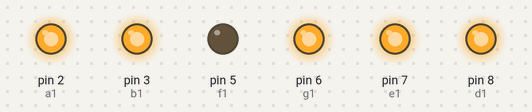
This sketch was run on a simulated Arduino Uno, built with avr-gcc and run on an emulated ATmega328P. On the bench: output pins drawn as LEDs (lit = HIGH). Random numbers use the default seed unless the sketch sets one; pins used as bus, display or sensor lines are not drawn.

Above: at 0.3 s.
At 0.8 s:
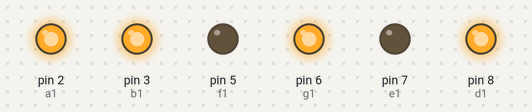
At 1.3 s:
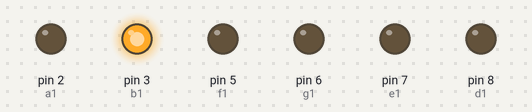
At 14.1 s:
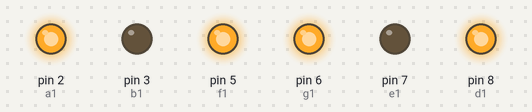
At 20.6 s:
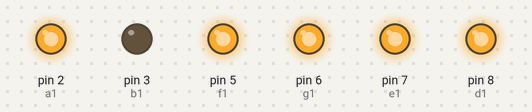
At 38.1 s:
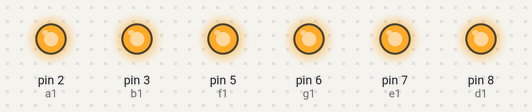
Timing chart, 0 to 40.0 s (numbered marks = the images above):
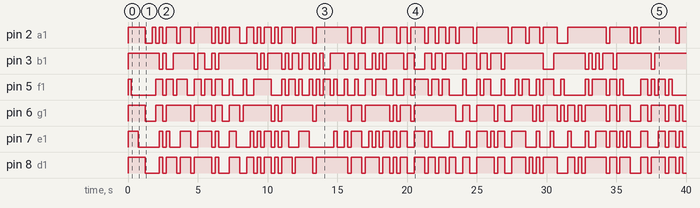

Measured:
- by itself, pin 2 (a1): LOW → HIGH at 0.00 s, → LOW 1.3 s later, → HIGH 0.50 s later, → LOW 0.25 s later, … (67 changes in this stretch)
- by itself, pin 3 (b1): LOW → HIGH at 0.00 s, → LOW 2.3 s later, → HIGH 0.25 s later, → LOW 0.25 s later, … (65 changes in this stretch)
- by itself, pin 5 (f1): LOW → HIGH at 0.00 s, → LOW 0.25 s later, → HIGH 1.8 s later, → LOW 0.50 s later, … (86 changes in this stretch)
- by itself, pin 6 (g1): LOW → HIGH at 0.00 s, → LOW 1.3 s later, → HIGH 0.75 s later, → LOW 0.50 s later, … (62 changes in this stretch)
- by itself, pin 7 (e1): LOW → HIGH at 0.00 s, → LOW 0.75 s later, → HIGH 1.5 s later, → LOW 0.25 s later, … (82 changes in this stretch)
- by itself, pin 8 (d1): LOW → HIGH at 0.00 s, → LOW 1.3 s later, → HIGH 1.0 s later, → LOW 0.25 s later, … (78 changes in this stretch)

The sketch:

display.ino
```cpp
#define a1 2
#define f1 5
#define g1 6
#define e1 7
#define d1 8
#define b1 3
#define c1 4
void setup()
{
    pinMode(a1, OUTPUT);
    pinMode(b1, OUTPUT);
    pinMode(c1, OUTPUT);
    pinMode(d1, OUTPUT);
    pinMode(e1, OUTPUT);
    pinMode(f1, OUTPUT);
    pinMode(g1, OUTPUT);
}
void loop() {
    number(random(1,9));
   delay(250);

}

void number(int number) {
    switch (number)
    {
    case 0:
        digitalWrite(a1, HIGH);
        digitalWrite(b1, HIGH);
        digitalWrite(c1, HIGH);
        digitalWrite(d1, HIGH);
        digitalWrite(e1, HIGH);
        digitalWrite(f1, HIGH);
        digitalWrite(g1, LOW);
    break;
    case 1:
        digitalWrite(a1, LOW);
        digitalWrite(b1, HIGH);
        digitalWrite(c1, HIGH);
        digitalWrite(d1, LOW);
        digitalWrite(e1, LOW);
        digitalWrite(f1, LOW);
        digitalWrite(g1, LOW);

    break;
    case 2:
        digitalWrite(a1, HIGH);
        digitalWrite(b1, HIGH);
        digitalWrite(c1, LOW);
        digitalWrite(d1, HIGH);
        digitalWrite(e1, HIGH);
        digitalWrite(f1, LOW);
        digitalWrite(g1, HIGH);

    break;
    case 3:
        digitalWrite(a1, HIGH);
        digitalWrite(b1, HIGH);
        digitalWrite(c1, HIGH);
        digitalWrite(d1, HIGH);
        digitalWrite(e1, LOW);
        digitalWrite(f1, LOW);
        digitalWrite(g1, HIGH);

    break;
    case 4:
    digitalWrite(a1, LOW);
        digitalWrite(b1, HIGH);
        digitalWrite(c1, HIGH);
        digitalWrite(d1, LOW);
        digitalWrite(e1, LOW);
        digitalWrite(f1, HIGH);
        digitalWrite(g1, HIGH);

    break;
    case 5:
    digitalWrite(a1, HIGH);
        digitalWrite(b1, LOW);
        digitalWrite(c1, HIGH);
        digitalWrite(d1, HIGH);
        digitalWrite(e1, LOW);
        digitalWrite(f1, HIGH);
        digitalWrite(g1, HIGH);

    break;
    case 6:
    digitalWrite(a1, HIGH);
        digitalWrite(b1, LOW);
        digitalWrite(c1, HIGH);
        digitalWrite(d1, HIGH);
        digitalWrite(e1, HIGH);
        digitalWrite(f1, HIGH);
        digitalWrite(g1, HIGH);

    break;
    case 7:
    digitalWrite(a1, HIGH);
        digitalWrite(b1, HIGH);
        digitalWrite(c1, HIGH);
        digitalWrite(d1, LOW);
        digitalWrite(e1, LOW);
        digitalWrite(f1, LOW);
        digitalWrite(g1, LOW);

    break;
    case 8:
    digitalWrite(a1, HIGH);
        digitalWrite(b1, HIGH);
        digitalWrite(c1, HIGH);
        digitalWrite(d1, HIGH);
        digitalWrite(e1, HIGH);
        digitalWrite(f1, HIGH);
        digitalWrite(g1, HIGH);

    break;
    case 9:
    digitalWrite(a1, HIGH);
        digitalWrite(b1, HIGH);
        digitalWrite(c1, HIGH);
        digitalWrite(d1, HIGH);
        digitalWrite(e1, LOW);
        digitalWrite(f1, HIGH);
        digitalWrite(g1, HIGH);

    break;

    }
}
```
